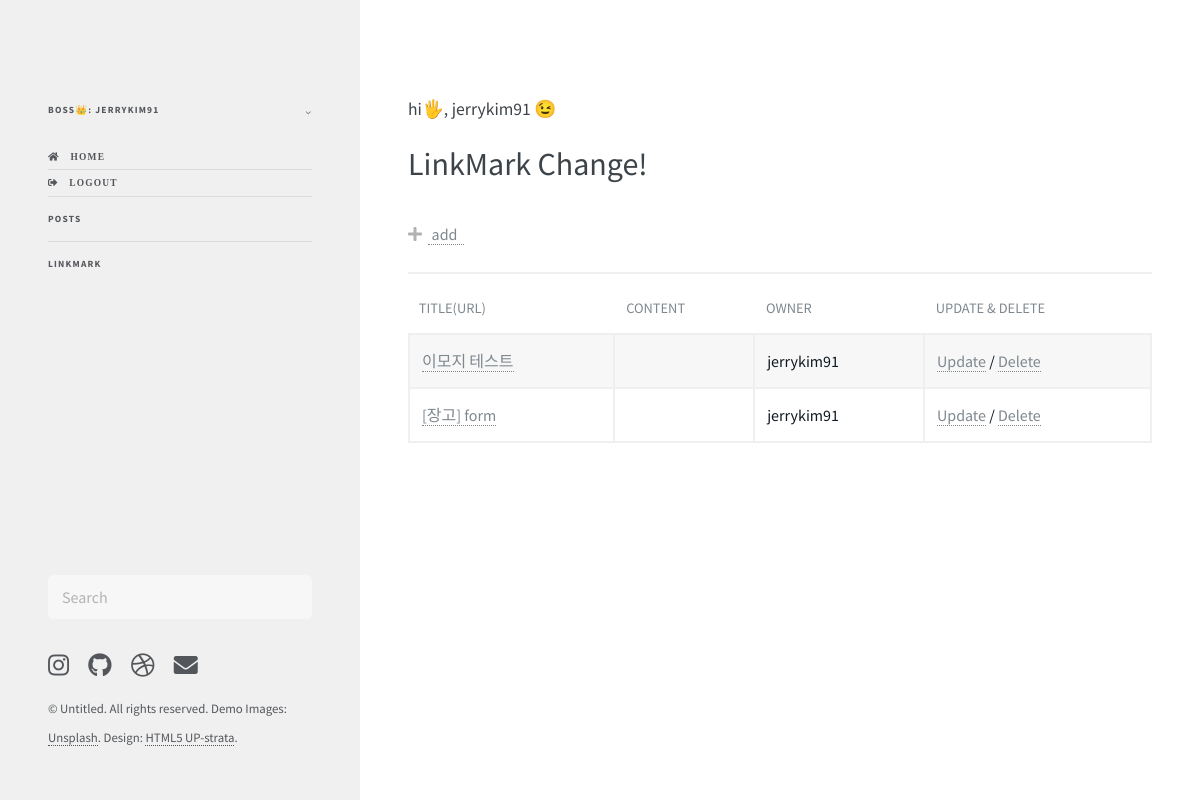
Screenshot of /lnk/change/ (signed in) with the database file from the repository.
### linkList/models.py (models this page shows, shortened)
class LinkList(models.Model):
    title    = models.CharField('TITLE', max_length=100, blank=True)
    url      = models.URLField('URL', unique=True)
    content  = MarkdownxField('CONTENT', blank=True)
    owner    = models.ForeignKey(User, on_delete=models.CASCADE, blank=True, null=True)
    tags     = TaggableManager(blank=True)
    def formatted_markdown(self):
        return markdownify(self.content)

### linkList/views.py (the view)
# urls.py: path('change/', views.linkChangeLV.as_view(), name='change'),
class linkChangeLV(LoginRequiredMixin,ListView):
    template_name = 'linkList/link_change_list.html'
    def get_queryset(self):
        return LinkList.objects.filter(owner=self.request.user)

### templates/linkList/link_change_list.html (shortened to what this page needs)
{% extends 'blog/base.html'%}
{% load widget_tweaks %}
{% load static %}
{% block content %}
<section>
    <header class="major">
        <h4>hi🖐️, {{ user }} 😉</h4>
        <h1>LinkMark Change!</h1>
        <p>
        <tr>
            <th><i class="fa fa-plus"></i>&nbsp;&nbsp;<a href="{% url 'linkList:add' %}">&nbsp;add &nbsp;</a></th>
        </tr>
        </p>
    </header>
<hr style="margin: 0 0 20px 0;">
    <section class="post">
        <div class="table-wrapper">
            <table class="alt">
                <thead>
                    <tr>
                        <th>TITLE(URL)</th>
                        <th>CONTENT</th>
                        <th>OWNER</th>
                        <th>UPDATE & DELETE</th>
                    </tr>
                </thead>
                <tbody>
                    {% for item in object_list %}
                    <tr>
                        <td><a href="{{ item.url }}">{{ item.title }}</td>
                        <td>{{ item.formatted_markdown|safe  }}</td>
                        <td>{{ item.owner }}</td>
                        <td><a href="{% url 'linkList:update' item.id %}">Update</a> / <a href="{% url 'linkList:delete' item.id %}">Delete</a></td>
                    </tr>
                    {% endfor %}
                </tbody>
            </table>
        </div>
        <br />
    </section>
 </section>
{% endblock %}

### templates/blog/base.html (shortened to what this page needs)
<!DOCTYPE HTML>
<html lang="en">
{% load static %}
<head>
    {% block extra-style %}
    <link rel="stylesheet" href="{% static 'test/assets/css/main.css' %}" />
    {% endblock %}
</head>
<body class="is-preload">
    <header id="header">
            <nav id="menu">
                {% if  user.is_authenticated %}
                    {% if user.get_username == 'jerrykim91' %}
                    <ul>
                        <li>
                            <span class="opener">BOSS👑: {{user}}</span>
                        </li>
                    </ul>
                    {% else %}
                    <ul>
                        <li><span>{{ user }}</span></li>
                    </ul>
                    {% endif %}
                    <br>
                    <ul>
                        <li><a href="{% url 'home' %}" class="icon solid fa fa-home"> &nbsp; Home</a></li>
                        <li><a href="{% url 'logout' %}" class="icon solid fas fa-sign-out-alt"> &nbsp; Logout</a></li>
                        <li><a href="{% url 'blog:post_list' %}">Posts</a></li>
                        <li><a href="{% url 'linkList:index' %}">LinkMark</a></li>
                </ul>
                {% else %}
                <ul>
                    <li><a href="{% url 'home' %}" class="icon solid fa fa-home"> &nbsp; Visiter</a></li>
                    <li><a href="{% url 'login' %}" class="icon solid fa fa-user"> &nbsp; Login</a></li>
                </ul>
                {% endif %}
            </nav>
            <footer id="footer">
                <div class="inner">
                    <section id="search" class="alt">
                        <form method="post" action="#">
                            <input type="text" name="query" id="query" placeholder="Search" />
                        </form>
                    </section>
                    <ul class="icons">
                        <li><a href="#" class="icon brands fa-instagram"><span class="label">Instagram</span></a></li>
                        <li><a href="https://github.com/jerrykim91" class="icon brands fa-github" target="_blank"></a></li>
                        <li><a href="#" class="icon brands fa-dribbble" target="_blank"><span class="label">Dribbble</span></a></li>
                        <li><a href="#" class="icon solid fa-envelope"><span class="label">Email</span></a></li>
                    </ul>
                    <ul class="copyright">
                        <li>&copy; Untitled. All rights reserved. Demo Images: <a
                                href="https://unsplash.com" target="_blank">Unsplash</a>. Design: <a href="https://html5up.net/strata" target="_blank">HTML5
                                UP-strata</a>.</li>
                    </ul>
                </div>
            </footer>
    </header>
    <div id="main">
        {% block content %}
        {% endblock %}
    </div>
</body>
</html>

### rows the page displays
LinkList: title "이모지 테스트", owner "jerrykim91"
LinkList: title "[장고] form", owner "jerrykim91"

### other values shown
{{ user }} "JERRYKIM91"
{{ user }} "jerrykim91"
